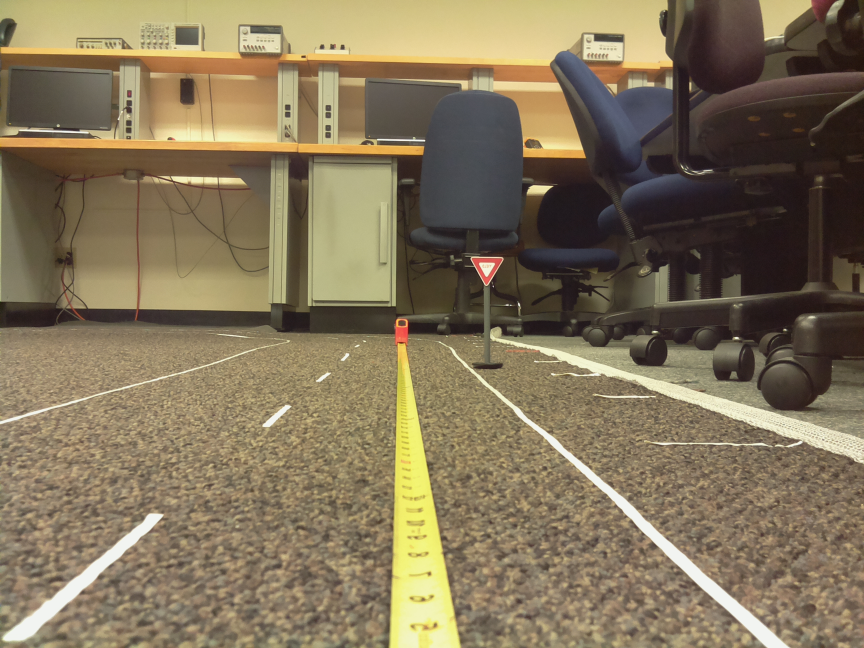
//> input picture signs/CVtest1/fovtestyield50in.jpg, 2592 x 1944 px (shown at 1/3 size)
$ ./CVtest1   (built with g++ and OpenCV 4)
//> lines starting //> are read from the running program, lines starting //| are printed output that depends on the picture; after the words box and inside, x2 and y2 are one past the last pixel; in counts of white or black regions, pixels touching at a corner belong together
// CVtest1.cpp : Read Image from File and Display
//
#include "stdafx.h"

// don't need all of these hpp files, can isolate later
#include "opencv2/core/core.hpp"
#include "opencv2/flann/miniflann.hpp"
#include "opencv2/imgproc/imgproc.hpp"
#include "opencv2/photo/photo.hpp"
#include "opencv2/video/video.hpp"
#include "opencv2/features2d/features2d.hpp"
#include "opencv2/objdetect/objdetect.hpp"
#include "opencv2/calib3d/calib3d.hpp"
#include "opencv2/ml/ml.hpp"
#include "opencv2/highgui/highgui.hpp"
#include "opencv2/contrib/contrib.hpp"
#include "opencv2/core/core_c.h"
#include "opencv2/highgui/highgui_c.h" // need for sure
#include "opencv2/imgproc/imgproc_c.h" // need for sure

#include <iostream>
#include <math.h>
#include <time.h>


using namespace cv;
using namespace std;

/// Global Variables
int DELAY_CAPTION = 1500; // Gaussian Blur
int DELAY_BLUR = 100;
int MAX_KERNEL_LENGTH = 31;

int edgeThresh = 1; // Canny
int lowThreshold;
int const max_lowThreshold = 150;
int ratio = 3;
int kernel_size = 3;
int levels = 3;
char* window = "Edge Map";

Mat src; Mat dst; Mat gau; Mat og;// Gauss
Mat can, detected_edges; //Canny

char window_name[] = "Filter Demo 1";

vector<vector<Point> > contours;
vector<Vec4i> hierarchy;


/**
 * @function CannyThreshold
 * @brief Trackbar callback - Canny thresholds input with a ratio 1:3
 */
void CannyThreshold(int, void*)
{
  /// Reduce noise with a kernel 3x3
  blur( gau, detected_edges, Size(3,3) );

  lowThreshold = 140;

  /// Canny detector
  Canny( detected_edges, detected_edges, lowThreshold, lowThreshold*ratio, kernel_size );

  /// Using Canny's output as a mask, we display our result
  can = Scalar::all(0);

  gau.copyTo( can, detected_edges);
  imshow( window, can );
 }

static void on_trackbar(int, void*)
 {
     Mat cnt_img = Mat::zeros(can.cols, can.rows, CV_8UC3);
     int _levels = levels - 3;
     drawContours( cnt_img, contours, _levels <= 0 ? 3 : -1, Scalar(128,255,255),
                   3, CV_AA, hierarchy, std::abs(_levels) );

     imshow("contours", cnt_img);
 }


/**
 * function main
 */
 int main( int argc, char** argv )
 {

	time_t now = clock();
   /// Load the source image
   og = imread( "fovtestyield50in.jpg", CV_LOAD_IMAGE_GRAYSCALE );
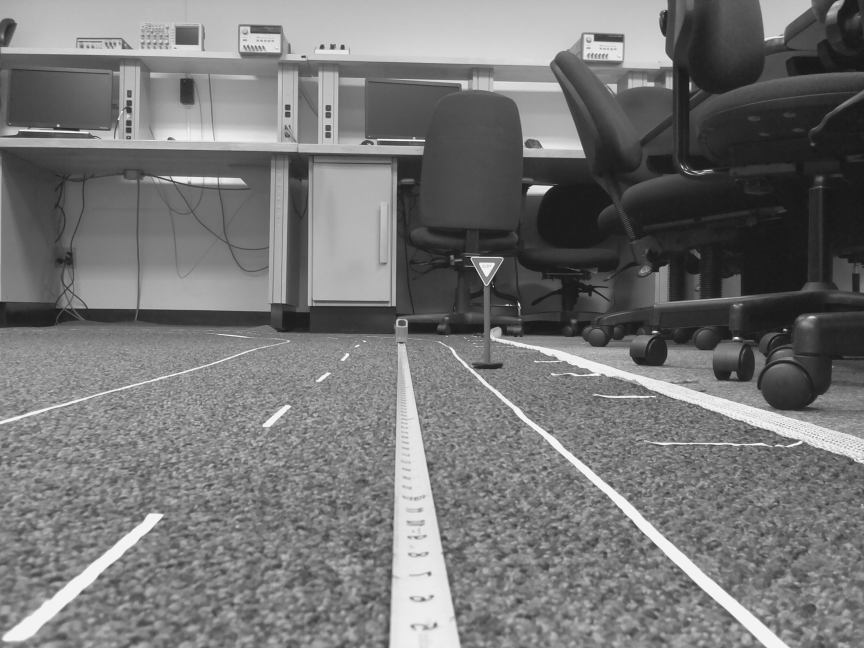
//> og: 1944 rows x 2592 cols, CV_8UC1 (shown at 1/3 size); min 12, max 244, mean 117.6

   resize(og, src, Size(og.cols/3, og.rows/3),0,0, CV_INTER_AREA);
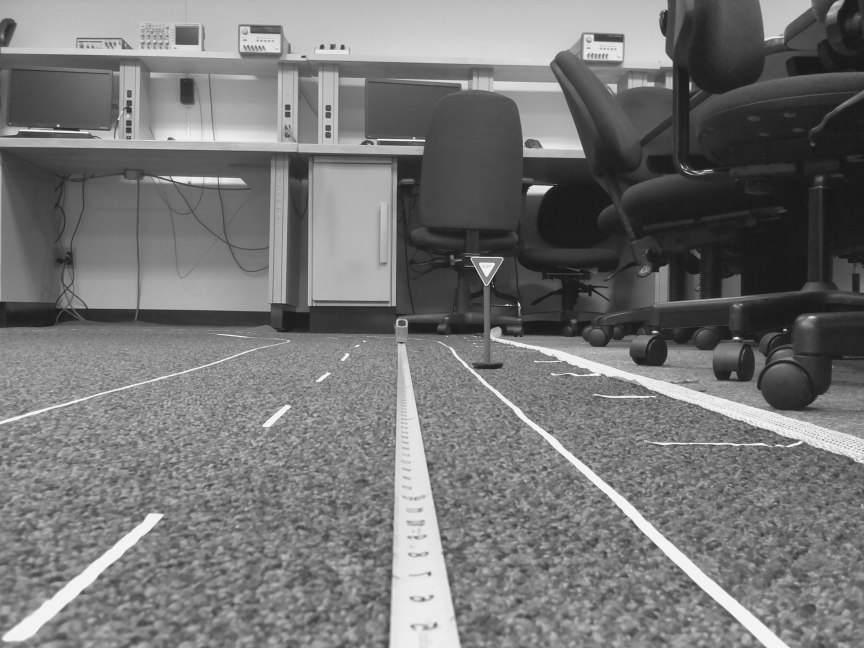
//> src: 648 rows x 864 cols, CV_8UC1; min 22, max 243, mean 117.6

   imshow("Original Grayscale",src);

    //GaussianBlur( src, gau, Size( 15, 15 ), 0, 0 );

    //imshow("Gaussian Blur", gau);

   gau = src;

	/// Create a matrix of the same type and size as gau (for can)
    can.create( src.size(), src.type() );

    /// Create a window

    namedWindow( window, CV_WINDOW_AUTOSIZE );

    /// Create a Trackbar for user to enter threshold
    createTrackbar( "Min Threshold:", window, &lowThreshold, max_lowThreshold, CannyThreshold );

    /// Show the image
    CannyThreshold(0, 0);
//> in CannyThreshold, `Canny( detected_edges, detected_edges, lowThreshold, lowThreshold*rati..`:
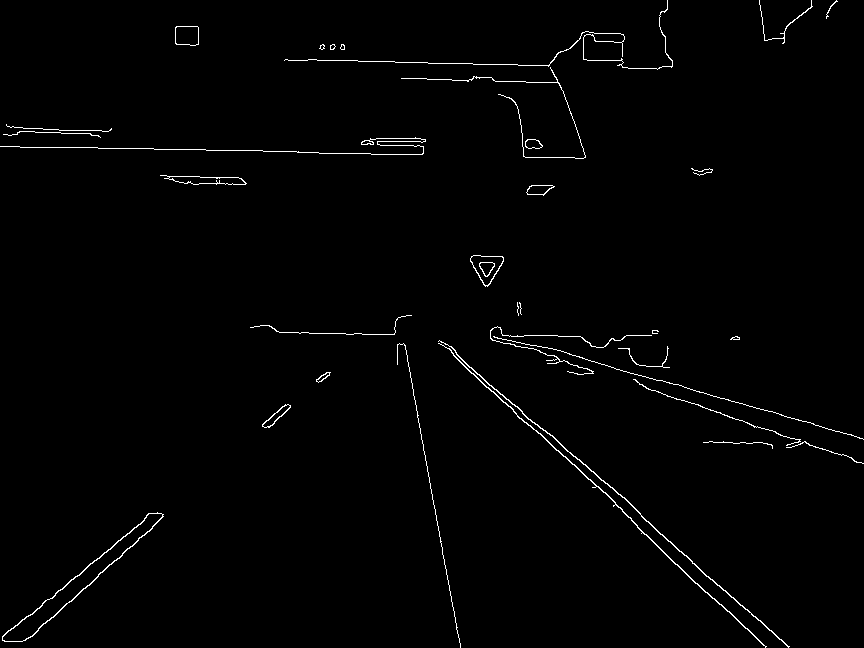
//> detected_edges: 648 rows x 864 cols, CV_8UC1; 1.2% white in thin lines or dots
//> in CannyThreshold, `gau.copyTo( can, detected_edges);`:
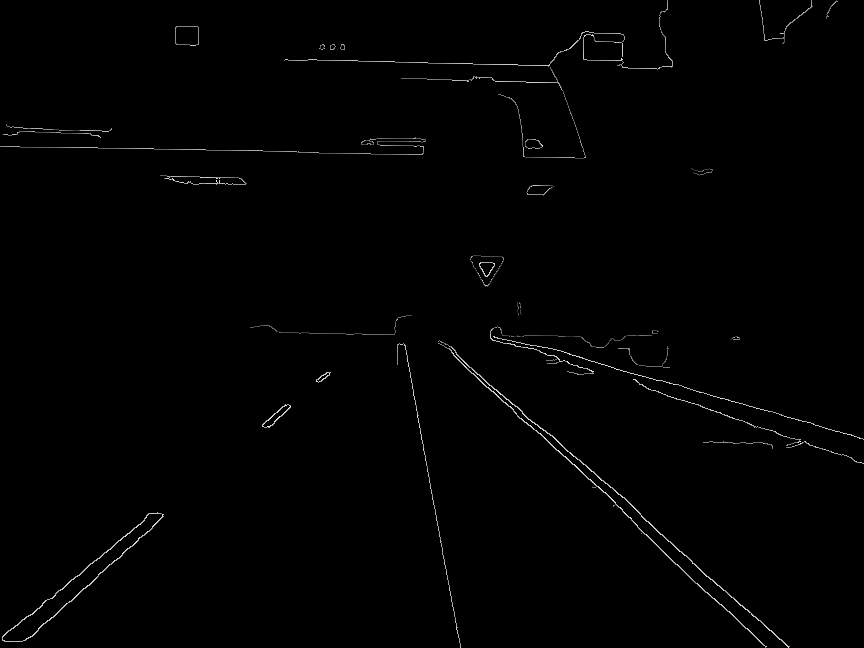
//> can: 648 rows x 864 cols, CV_8UC1; min 0, max 243, mean 1.8

    vector<vector<Point> > contours0;
    findContours( can, contours0, hierarchy, RETR_TREE, CHAIN_APPROX_SIMPLE);
//> contours0 = 48 contours, 21 with area under 20; largest, box (x1, y1, x2, y2) and area: (2, 512, 164, 642) 2852, (2, 513, 163, 642) 2612, (470, 255, 504, 287) 620, (470, 255, 504, 286) 588, (160, 175, 247, 185) 463

    contours.resize(contours0.size());
//> contours = 48 empty contours
    for( size_t k = 0; k < contours0.size(); k++ )
        approxPolyDP(Mat(contours0[k]), contours[k], 8, true);
//> this loop made 48 passes

   namedWindow( "contours", 1 );
   createTrackbar( "levels+3", "contours", &levels, 7, on_trackbar );

   on_trackbar(0,0);

   double seconds = clock()-now;

	printf("%f time",seconds/CLOCKS_PER_SEC);

     waitKey(0);
     return 0;

 }
